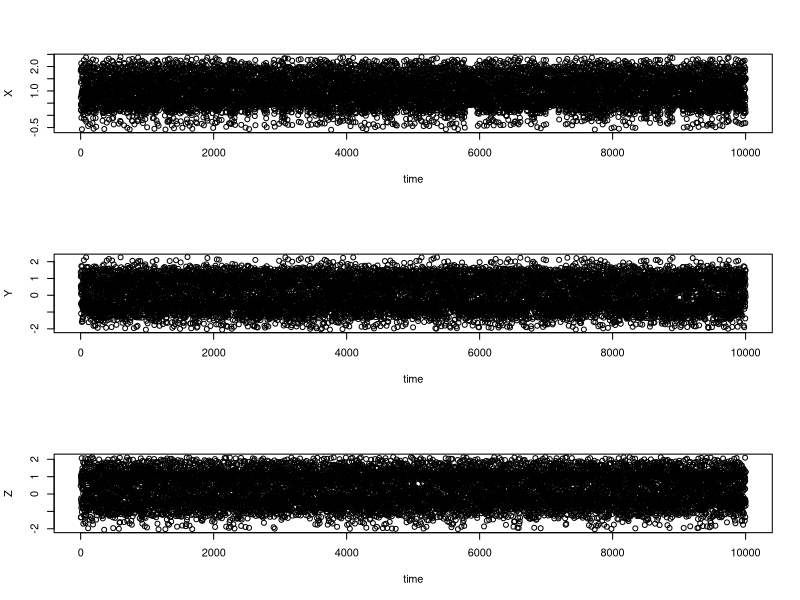

The R script that drew this image:




library("deSolve")
parameters <- c(a = 0.25,
                b = 4.0 ,
                F1=8.0,
                G1=1.0
)

px=runif(1,0,1)
py=runif(1,0,1)
pz=runif(1,0,1)

#px=0
#py=0
#pz=0


state <- c(X = 1.478+px,
           Y = 1.0+py,
           Z = 0.0+pz)
  

Lorenz<-function(t, state, parameters) {
  with(as.list(c(state, parameters)),{
    # rate of change
    dX <- -Y^2 - Z^2-a*X + a*F1
    dY <- X*Y - b*X*Z - Y + G1
    dZ <- b*X*Y + X*Z - Z     
    # return the rate of change
    list(c(dX, dY, dZ))
  })   # end with(as.list ...
}


times <- seq(0, 10000, by = 1)

out <- ode(y = state, times = times, func = Lorenz, parms = parameters)
#head(out)

layout(matrix(c(1,2,3),nrow=3))
#par(oma = c(0, 0, 3, 0))
#plot(out, xlab = "time", ylab = "-")
plot(out[,"X"],xlab = "time", ylab = "X")
plot(out[,"Y"],xlab = "time", ylab = "Y")
plot(out[,"Z"],xlab = "time", ylab = "Z")
mtext(outer = TRUE, side = 3, "Lorenz model G=1.0", cex = 1.5)

mean(out[,"X"])
mean(out[,"Y"])
mean(out[,"Z"])
